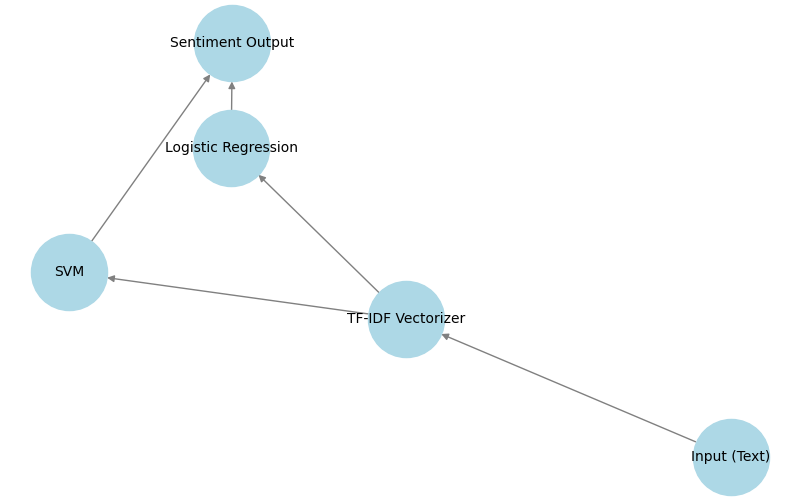

Source code (Python):
import matplotlib.pyplot as plt
import networkx as nx

# Create a directed graph
G = nx.DiGraph()

# Define edges
edges = [
    ("Input (Text)", "TF-IDF Vectorizer"),
    ("TF-IDF Vectorizer", "Logistic Regression"),
    ("TF-IDF Vectorizer", "SVM"),
    ("Logistic Regression", "Sentiment Output"),
    ("SVM", "Sentiment Output"),
]

# Add edges to graph
G.add_edges_from(edges)

# Plot the graph
plt.figure(figsize=(8, 5))
pos = nx.spring_layout(G)
nx.draw(G, pos, with_labels=True, node_color="lightblue", edge_color="gray", node_size=3000, font_size=10)

plt.title("Machine Learning Model Architecture")
plt.savefig("ml_architecture.png")  # Save as PNG
plt.show()

print("Machine Learning Architecture saved as ml_architecture.png")
